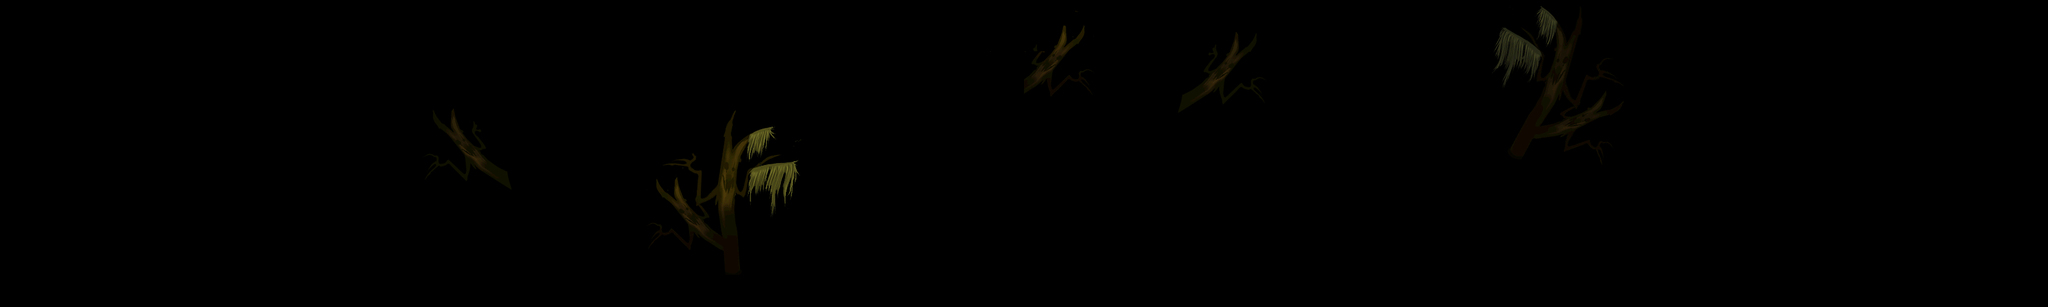

This game map was drawn from its Tiled (.tmx) file and the tilesets committed beside it. A one-line description and the trimmed map source follow:
An orthogonal 80x12 tile map with 40x40 px tiles, 2 tile layers (land1, land2).

<map version="1.0" orientation="orthogonal" width="80" height="12" tilewidth="40" tileheight="40">
 <tileset firstgid="1" name="b-jinjing" tilewidth="40" tileheight="40">
  <image source="b-jinjing.png" width="1447" height="440" />
 </tileset>
 <layer name="land1" width="80" height="12">
  <data>[960 cells, 202 non-empty, 143 distinct tile ids]</data>
 </layer>
 <layer name="land2" width="80" height="12">
  <data>[960 cells, 90 non-empty, 42 distinct tile ids]</data>
 </layer>
</map>
